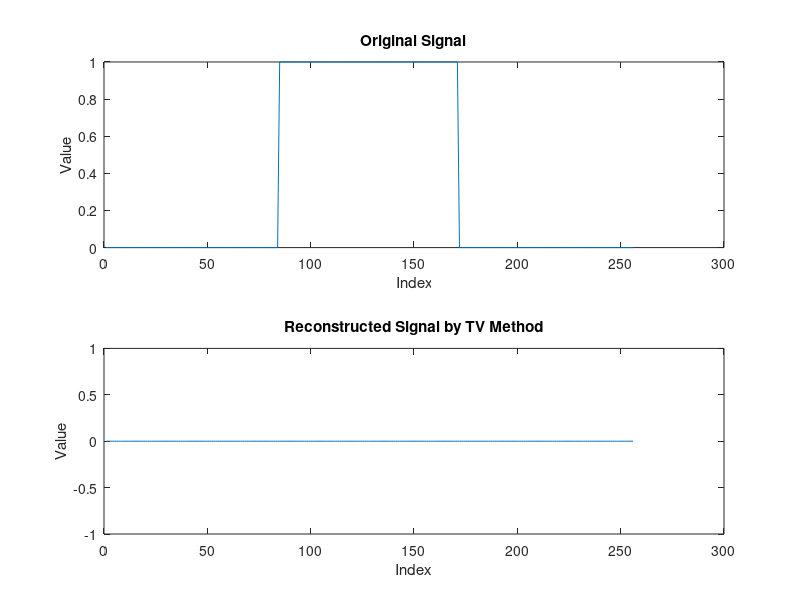

Here is the MATLAB script that generated this plot:
p = [1;1;1];
p = conv(p,p);
p = conv(p,p);
p = p/sum(p);

n = 256;
f = zeros(n,1);
f(round(n/3):round(2/3*n))=1;

A = convmtx(p,n);
nu = (length(p)-1)/2;
A = A((nu+1):(end-nu),:);

m0 = A*f;
rng(0,'twister');
m1 = m0 + 0.1/norm(f)*randn(size(m0));

L = eye(n);
L = L-[L(:,end),L(:,1:end-1)];

alphas = 10.^[-8:0.1:4];

H = zeros(3*n);
H(1:n,1:n) = 2*(A.'*A);

sparsevec = zeros(size(alphas));
recomat   = zeros(n,length(alphas));


for ii=1:length(alphas)

    h = alphas(ii)*ones(3*n,1);
    h(1:n) = -2*A.'*m1;
    
    
    Aeq         = [L,-eye(n),eye(n)];
    beq         = zeros(n,1);
    lb          = [repmat(-Inf,n,1);zeros(2*n,1)];
    ub          = repmat(Inf,3*n,1);
    AA          = -eye(3*n);
    AA(1:n,1:n) = zeros(n,n);
    iniguess    = zeros(3*n,1);
    b           = [repmat(10,n,1);zeros(2*n,1)];
    MAXITER = 200; % Maximum numbers of iterations, Matlab's default value is 200
    QPopt   = optimset('quadprog');
    %QPopt   = optimset(QPopt,'MaxIter', MAXITER,'Algorithm',...
    %    'interior-point-convex','Display','off');
    QPopt   = optimset(QPopt,'MaxIter', MAXITER,'display','off');
    [uvv,val,ef,output] = quadprog(H,h,AA,b,Aeq,beq,lb,ub,iniguess,QPopt);
    rec = uvv(1:n);

    recomat(:,ii) = rec(:);
    sparsevec(ii) = sum(double(abs(L*rec(:))>1e-1));

end

True_spar = sum(double(abs(L*f)>1e-1));

% create a subplot for the original signal
subplot(2, 1, 1);
plot(f);
title('Original Signal');
xlabel('Index');
ylabel('Value');

% create a subplot for the reconstructed signal
subplot(2, 1, 2);
plot(recomat(:,98));
title('Reconstructed Signal by TV Method');
xlabel('Index');
ylabel('Value');
